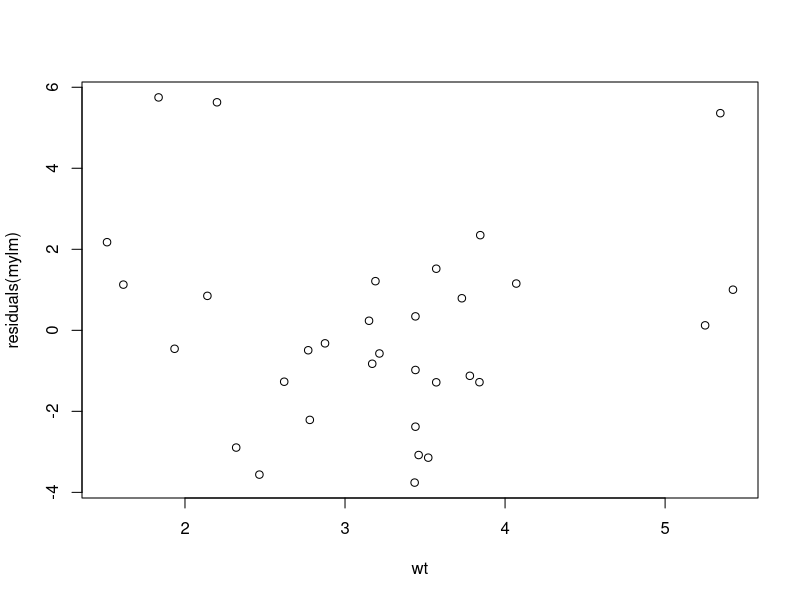
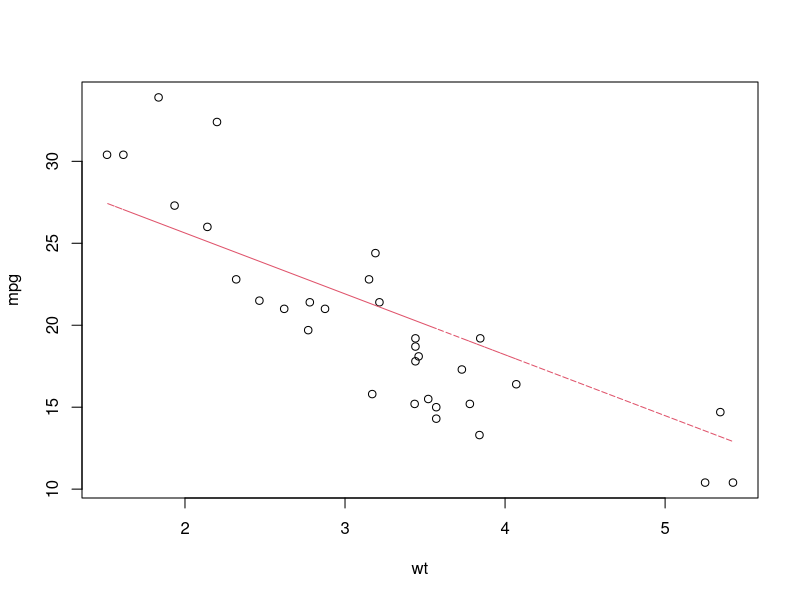

Here is the R script that generated these plots, in order:
################################################################################
# REGRESSION MODELS IN R - EXERCISES
################################################################################

################################################################################
# SECTIONs 1-2

## ####
## 1
## ####

data(mtcars)
#help(mtcars)

mylm <- lm(mpg ~ hp + wt + factor(vs) + factor(I(carb>2)), data=mtcars)

## ####
## 2
## ####

class(mylm)
str(mylm)
names(mylm)

mylm$coef
coef(mylm)

vcov(mylm)

names(summary(mylm))
summary(mylm)$r.squared

## ####
## 3
## ####

data(esoph)
#help(esoph)

myglm <- glm(cbind(ncases, ncontrols) ~ agegp + tobgp + alcgp, data=esoph, 
  family=binomial())

################################################################################ 
# SECTIONS 3-5

## ####
## 4
## ####

mf <- model.frame(mylm)

head(mf) ; head(mtcars)
# variables transformed in regression terms

## ####
## 5
## ####

# plot of residuals
plot(residuals(mylm) ~ wt, mtcars)

# obtain predictions
datapred <- data.frame(wt=mtcars$wt, hp=mean(mtcars$hp), vs=1, carb=2)
pred <- predict(mylm, newdata=datapred)

# plot predictions
plot(mpg ~ wt, mtcars)
lines(pred ~ wt, mtcars, col=2, lty=2)

## ####
## 6
## ####

summary(mylm)
summary(myglm)
# note the complex parametrisation of ordered factors. See ?contr.poly

## ####
## 7
## ####

# use drop1
drop1(myglm, test="LR")

# use anova (wrong way, it is sequential )
anova(myglm, test="LR")

# correct:
anova(myglm, update(myglm, .~.-tobgp), test="LR")
